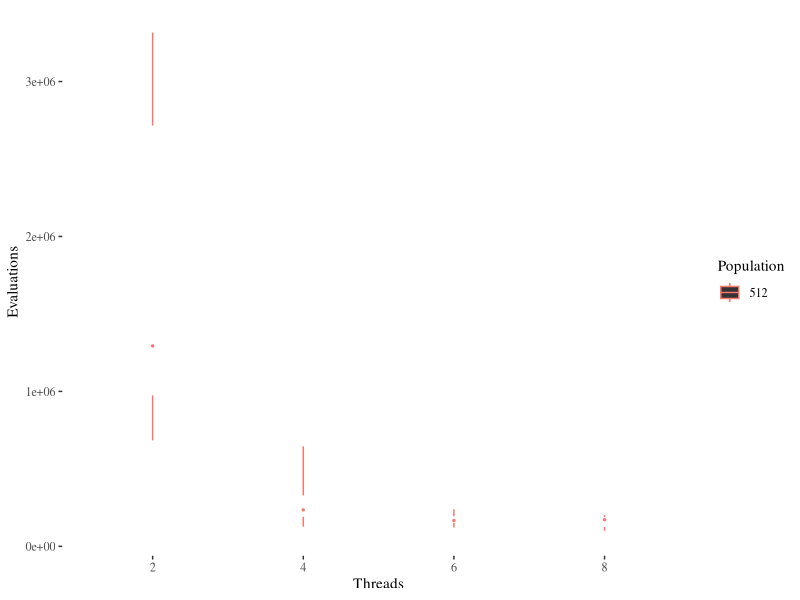
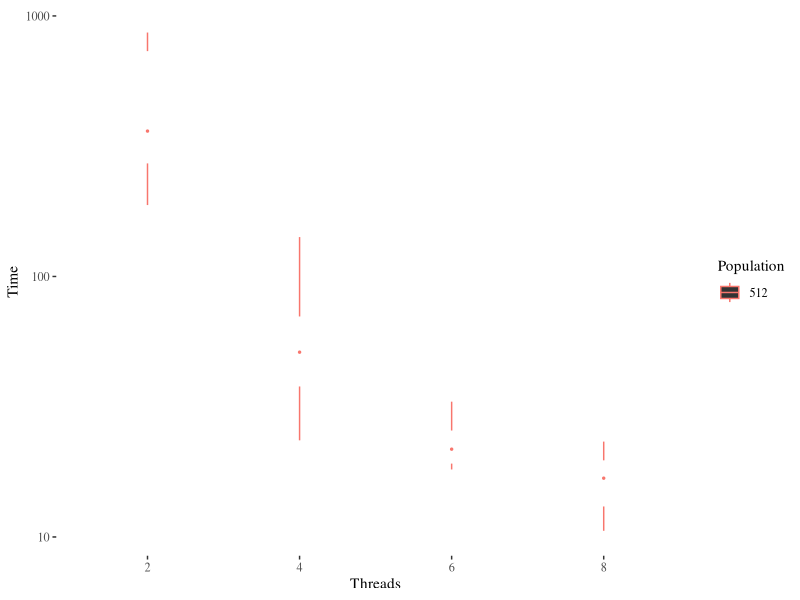
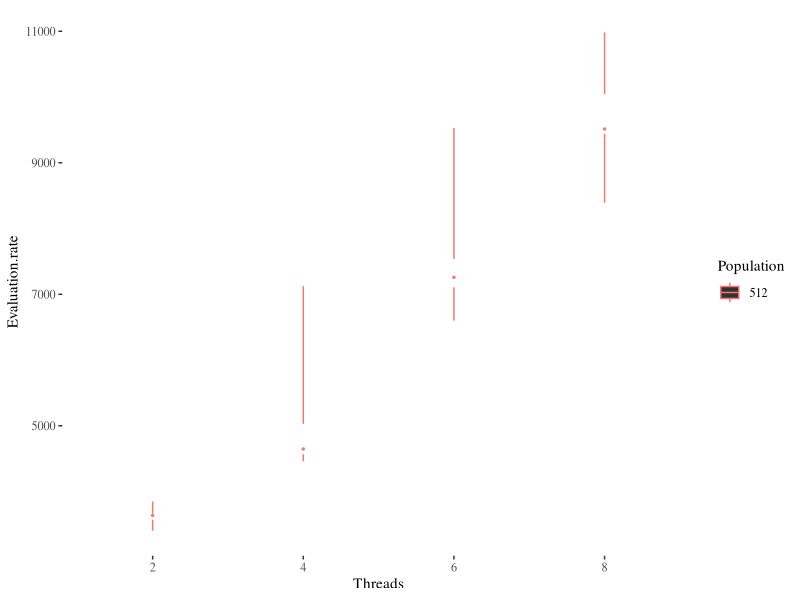

The R source for these figures, in order:
library(ggplot2)
library(ggthemes)

data <- read.csv("lo-ppsn-dis-l60-p1024.csv")
data$Population <- as.factor(data$Population)
data$Threads <- as.factor(data$Threads)
data$Evaluation.rate <- data$Evaluations/data$Time
ggplot(data,aes(x=Threads,y=Evaluations,color=Population))+geom_tufteboxplot()+theme_tufte()
ggplot(data,aes(x=Threads,y=Time,color=Population))+geom_tufteboxplot()+theme_tufte()+scale_y_log10()
ggplot(data,aes(x=Threads,y=Evaluation.rate,color=Population))+geom_tufteboxplot()+theme_tufte()
